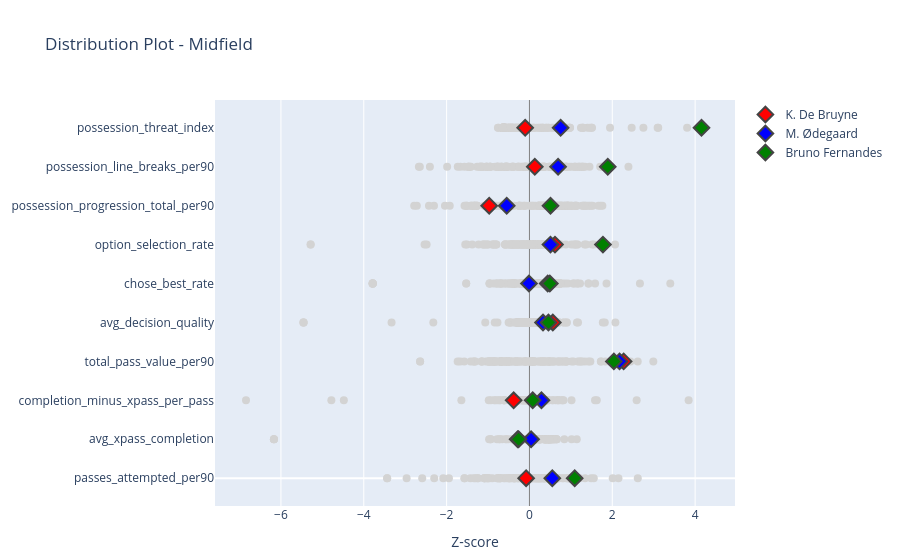

Notebook cell for this chart:
### Code cell
plot_player_comparison(player_full_per90, ["K. De Bruyne", "M. Ødegaard", "Bruno Fernandes"])

### Figure 1 — Plotly figure (JSON) as saved in the notebook; plotly's stock layout.template omitted (floating-point values rounded to 4 significant figures; data arrays with more than 128 entries replaced by an {"elided": "..."} marker saying what was removed)
{"data": [{"hovertemplate": "%{hovertext}<extra></extra>", "hovertext": {"elided": "138 str values"}, "marker": {"color": "lightgray", "size": 8}, "mode": "markers", "showlegend": false, "type": "scatter", "x": {"elided": "138 float values"}, "y": {"elided": "138 int values"}}, {"hovertemplate": "%{hovertext}<extra></extra>", "hovertext": {"elided": "138 str values"}, "marker": {"color": "lightgray", "size": 8}, "mode": "markers", "showlegend": false, "type": "scatter", "x": {"elided": "138 float values"}, "y": {"elided": "138 int values"}}, {"hovertemplate": "%{hovertext}<extra></extra>", "hovertext": {"elided": "138 str values"}, "marker": {"color": "lightgray", "size": 8}, "mode": "markers", "showlegend": false, "type": "scatter", "x": {"elided": "138 float values"}, "y": {"elided": "138 int values"}}, {"hovertemplate": "%{hovertext}<extra></extra>", "hovertext": {"elided": "138 str values"}, "marker": {"color": "lightgray", "size": 8}, "mode": "markers", "showlegend": false, "type": "scatter", "x": {"elided": "138 float values"}, "y": {"elided": "138 int values"}}, {"hovertemplate": "%{hovertext}<extra></extra>", "hovertext": {"elided": "138 str values"}, "marker": {"color": "lightgray", "size": 8}, "mode": "markers", "showlegend": false, "type": "scatter", "x": {"elided": "138 float values"}, "y": {"elided": "138 int values"}}, {"hovertemplate": "%{hovertext}<extra></extra>", "hovertext": {"elided": "138 str values"}, "marker": {"color": "lightgray", "size": 8}, "mode": "markers", "showlegend": false, "type": "scatter", "x": {"elided": "138 float values"}, "y": {"elided": "138 int values"}}, {"hovertemplate": "%{hovertext}<extra></extra>", "hovertext": {"elided": "138 str values"}, "marker": {"color": "lightgray", "size": 8}, "mode": "markers", "showlegend": false, "type": "scatter", "x": {"elided": "138 float values"}, "y": {"elided": "138 int values"}}, {"hovertemplate": "%{hovertext}<extra></extra>", "hovertext": {"elided": "138 str values"}, "marker": {"color": "lightgray", "size": 8}, "mode": "markers", "showlegend": false, "type": "scatter", "x": {"elided": "138 float values"}, "y": {"elided": "138 int values"}}, {"hovertemplate": "%{hovertext}<extra></extra>", "hovertext": {"elided": "138 str values"}, "marker": {"color": "lightgray", "size": 8}, "mode": "markers", "showlegend": false, "type": "scatter", "x": {"elided": "138 float values"}, "y": {"elided": "138 int values"}}, {"hovertemplate": "%{hovertext}<extra></extra>", "hovertext": {"elided": "138 str values"}, "marker": {"color": "lightgray", "size": 8}, "mode": "markers", "showlegend": false, "type": "scatter", "x": {"elided": "138 float values"}, "y": {"elided": "138 int values"}}, {"hovertemplate": "%{hovertext}<extra></extra>", "hovertext": ["K. De Bruyne<br>Value: 113.88<br>Rank: 85"], "marker": {"color": "red", "line": {"width": 2}, "size": 12, "symbol": "diamond"}, "mode": "markers", "name": "K. De Bruyne", "showlegend": true, "type": "scatter", "x": [-0.07997], "y": [0]}, {"hovertemplate": "%{hovertext}<extra></extra>", "hovertext": ["K. De Bruyne<br>Value: 0.80<br>Rank: 116"], "marker": {"color": "red", "line": {"width": 2}, "size": 12, "symbol": "diamond"}, "mode": "markers", "showlegend": false, "type": "scatter", "x": [-0.2846], "y": [1]}, {"hovertemplate": "%{hovertext}<extra></extra>", "hovertext": ["K. De Bruyne<br>Value: -0.02<br>Rank: 119"], "marker": {"color": "red", "line": {"width": 2}, "size": 12, "symbol": "diamond"}, "mode": "markers", "showlegend": false, "type": "scatter", "x": [-0.381], "y": [2]}, {"hovertemplate": "%{hovertext}<extra></extra>", "hovertext": ["K. De Bruyne<br>Value: 1.39<br>Rank: 5"], "marker": {"color": "red", "line": {"width": 2}, "size": 12, "symbol": "diamond"}, "mode": "markers", "showlegend": false, "type": "scatter", "x": [2.275], "y": [3]}, {"hovertemplate": "%{hovertext}<extra></extra>", "hovertext": ["K. De Bruyne<br>Value: 0.66<br>Rank: 22"], "marker": {"color": "red", "line": {"width": 2}, "size": 12, "symbol": "diamond"}, "mode": "markers", "showlegend": false, "type": "scatter", "x": [0.5642], "y": [4]}, {"hovertemplate": "%{hovertext}<extra></extra>", "hovertext": ["K. De Bruyne<br>Value: 0.37<br>Rank: 38"], "marker": {"color": "red", "line": {"width": 2}, "size": 12, "symbol": "diamond"}, "mode": "markers", "showlegend": false, "type": "scatter", "x": [0.4413], "y": [5]}, {"hovertemplate": "%{hovertext}<extra></extra>", "hovertext": ["K. De Bruyne<br>Value: 0.30<br>Rank: 27"], "marker": {"color": "red", "line": {"width": 2}, "size": 12, "symbol": "diamond"}, "mode": "markers", "showlegend": false, "type": "scatter", "x": [0.6167], "y": [6]}, {"hovertemplate": "%{hovertext}<extra></extra>", "hovertext": ["K. De Bruyne<br>Value: 1765.18<br>Rank: 111"], "marker": {"color": "red", "line": {"width": 2}, "size": 12, "symbol": "diamond"}, "mode": "markers", "showlegend": false, "type": "scatter", "x": [-0.9716], "y": [7]}, {"hovertemplate": "%{hovertext}<extra></extra>", "hovertext": ["K. De Bruyne<br>Value: 109.62<br>Rank: 66"], "marker": {"color": "red", "line": {"width": 2}, "size": 12, "symbol": "diamond"}, "mode": "markers", "showlegend": false, "type": "scatter", "x": [0.1295], "y": [8]}, {"hovertemplate": "%{hovertext}<extra></extra>", "hovertext": ["K. De Bruyne<br>Value: 10907005.02<br>Rank: 47"], "marker": {"color": "red", "line": {"width": 2}, "size": 12, "symbol": "diamond"}, "mode": "markers", "showlegend": false, "type": "scatter", "x": [-0.103], "y": [9]}, {"hovertemplate": "%{hovertext}<extra></extra>", "hovertext": ["M. Ødegaard<br>Value: 135.32<br>Rank: 42"], "marker": {"color": "blue", "line": {"width": 2}, "size": 12, "symbol": "diamond"}, "mode": "markers", "name": "M. Ødegaard", "showlegend": true, "type": "scatter", "x": [0.5518], "y": [0]}, {"hovertemplate": "%{hovertext}<extra></extra>", "hovertext": ["M. Ødegaard<br>Value: 0.85<br>Rank: 92"], "marker": {"color": "blue", "line": {"width": 2}, "size": 12, "symbol": "diamond"}, "mode": "markers", "showlegend": false, "type": "scatter", "x": [0.03972], "y": [1]}, {"hovertemplate": "%{hovertext}<extra></extra>", "hovertext": ["M. Ødegaard<br>Value: 0.02<br>Rank: 38"], "marker": {"color": "blue", "line": {"width": 2}, "size": 12, "symbol": "diamond"}, "mode": "markers", "showlegend": false, "type": "scatter", "x": [0.2898], "y": [2]}, {"hovertemplate": "%{hovertext}<extra></extra>", "hovertext": ["M. Ødegaard<br>Value: 1.36<br>Rank: 6"], "marker": {"color": "blue", "line": {"width": 2}, "size": 12, "symbol": "diamond"}, "mode": "markers", "showlegend": false, "type": "scatter", "x": [2.175], "y": [3]}, {"hovertemplate": "%{hovertext}<extra></extra>", "hovertext": ["M. Ødegaard<br>Value: 0.64<br>Rank: 40"], "marker": {"color": "blue", "line": {"width": 2}, "size": 12, "symbol": "diamond"}, "mode": "markers", "showlegend": false, "type": "scatter", "x": [0.3276], "y": [4]}, {"hovertemplate": "%{hovertext}<extra></extra>", "hovertext": ["M. Ødegaard<br>Value: 0.33<br>Rank: 79"], "marker": {"color": "blue", "line": {"width": 2}, "size": 12, "symbol": "diamond"}, "mode": "markers", "showlegend": false, "type": "scatter", "x": [-0.01173], "y": [5]}, {"hovertemplate": "%{hovertext}<extra></extra>", "hovertext": ["M. Ødegaard<br>Value: 0.30<br>Rank: 37"], "marker": {"color": "blue", "line": {"width": 2}, "size": 12, "symbol": "diamond"}, "mode": "markers", "showlegend": false, "type": "scatter", "x": [0.5074], "y": [6]}, {"hovertemplate": "%{hovertext}<extra></extra>", "hovertext": ["M. Ødegaard<br>Value: 2177.52<br>Rank: 98"], "marker": {"color": "blue", "line": {"width": 2}, "size": 12, "symbol": "diamond"}, "mode": "markers", "showlegend": false, "type": "scatter", "x": [-0.5485], "y": [7]}, {"hovertemplate": "%{hovertext}<extra></extra>", "hovertext": ["M. Ødegaard<br>Value: 156.45<br>Rank: 38"], "marker": {"color": "blue", "line": {"width": 2}, "size": 12, "symbol": "diamond"}, "mode": "markers", "showlegend": false, "type": "scatter", "x": [0.6917], "y": [8]}, {"hovertemplate": "%{hovertext}<extra></extra>", "hovertext": ["M. Ødegaard<br>Value: 28144849.68<br>Rank: 22"], "marker": {"color": "blue", "line": {"width": 2}, "size": 12, "symbol": "diamond"}, "mode": "markers", "showlegend": false, "type": "scatter", "x": [0.753], "y": [9]}, {"hovertemplate": "%{hovertext}<extra></extra>", "hovertext": ["Bruno Fernandes<br>Value: 153.68<br>Rank: 13"], "marker": {"color": "green", "line": {"width": 2}, "size": 12, "symbol": "diamond"}, "mode": "markers", "name": "Bruno Fernandes", "showlegend": true, "type": "scatter", "x": [1.093], "y": [0]}, {"hovertemplate": "%{hovertext}<extra></extra>", "hovertext": ["Bruno Fernandes<br>Value: 0.81<br>Rank: 114"], "marker": {"color": "green", "line": {"width": 2}, "size": 12, "symbol": "diamond"}, "mode": "markers", "showlegend": false, "type": "scatter", "x": [-0.263], "y": [1]}, {"hovertemplate": "%{hovertext}<extra></extra>", "hovertext": ["Bruno Fernandes<br>Value: 0.00<br>Rank: 74"], "marker": {"color": "green", "line": {"width": 2}, "size": 12, "symbol": "diamond"}, "mode": "markers", "showlegend": false, "type": "scatter", "x": [0.07893], "y": [2]}, {"hovertemplate": "%{hovertext}<extra></extra>", "hovertext": ["Bruno Fernandes<br>Value: 1.33<br>Rank: 7"], "marker": {"color": "green", "line": {"width": 2}, "size": 12, "symbol": "diamond"}, "mode": "markers", "showlegend": false, "type": "scatter", "x": [2.039], "y": [3]}, {"hovertemplate": "%{hovertext}<extra></extra>", "hovertext": ["Bruno Fernandes<br>Value: 0.65<br>Rank: 28"], "marker": {"color": "green", "line": {"width": 2}, "size": 12, "symbol": "diamond"}, "mode": "markers", "showlegend": false, "type": "scatter", "x": [0.4587], "y": [4]}, {"hovertemplate": "%{hovertext}<extra></extra>", "hovertext": ["Bruno Fernandes<br>Value: 0.38<br>Rank: 33"], "marker": {"color": "green", "line": {"width": 2}, "size": 12, "symbol": "diamond"}, "mode": "markers", "showlegend": false, "type": "scatter", "x": [0.4919], "y": [5]}, {"hovertemplate": "%{hovertext}<extra></extra>", "hovertext": ["Bruno Fernandes<br>Value: 0.36<br>Rank: 3"], "marker": {"color": "green", "line": {"width": 2}, "size": 12, "symbol": "diamond"}, "mode": "markers", "showlegend": false, "type": "scatter", "x": [1.775], "y": [6]}, {"hovertemplate": "%{hovertext}<extra></extra>", "hovertext": ["Bruno Fernandes<br>Value: 3207.70<br>Rank: 47"], "marker": {"color": "green", "line": {"width": 2}, "size": 12, "symbol": "diamond"}, "mode": "markers", "showlegend": false, "type": "scatter", "x": [0.5085], "y": [7]}, {"hovertemplate": "%{hovertext}<extra></extra>", "hovertext": ["Bruno Fernandes<br>Value: 256.35<br>Rank: 3"], "marker": {"color": "green", "line": {"width": 2}, "size": 12, "symbol": "diamond"}, "mode": "markers", "showlegend": false, "type": "scatter", "x": [1.891], "y": [8]}, {"hovertemplate": "%{hovertext}<extra></extra>", "hovertext": ["Bruno Fernandes<br>Value: 96636890.42<br>Rank: 1"], "marker": {"color": "green", "line": {"width": 2}, "size": 12, "symbol": "diamond"}, "mode": "markers", "showlegend": false, "type": "scatter", "x": [4.154], "y": [9]}], "layout": {"autosize": true, "margin": {"b": 50, "l": 150, "r": 50, "t": 100}, "title": {"text": "Distribution Plot - Midfield"}, "xaxis": {"autorange": true, "range": [-7.515, 4.852], "title": {"text": "Z-score"}, "type": "linear", "zeroline": true, "zerolinecolor": "gray", "zerolinewidth": 1}, "yaxis": {"autorange": true, "range": [-0.6932, 9.693], "showgrid": false, "ticktext": ["passes_attempted_per90", "avg_xpass_completion", "completion_minus_xpass_per_pass", "total_pass_value_per90", "avg_decision_quality", "chose_best_rate", "option_selection_rate", "possession_progression_total_per90", "possession_line_breaks_per90", "possession_threat_index"], "tickvals": [0, 1, 2, 3, 4, 5, 6, 7, 8, 9], "type": "linear"}}}
